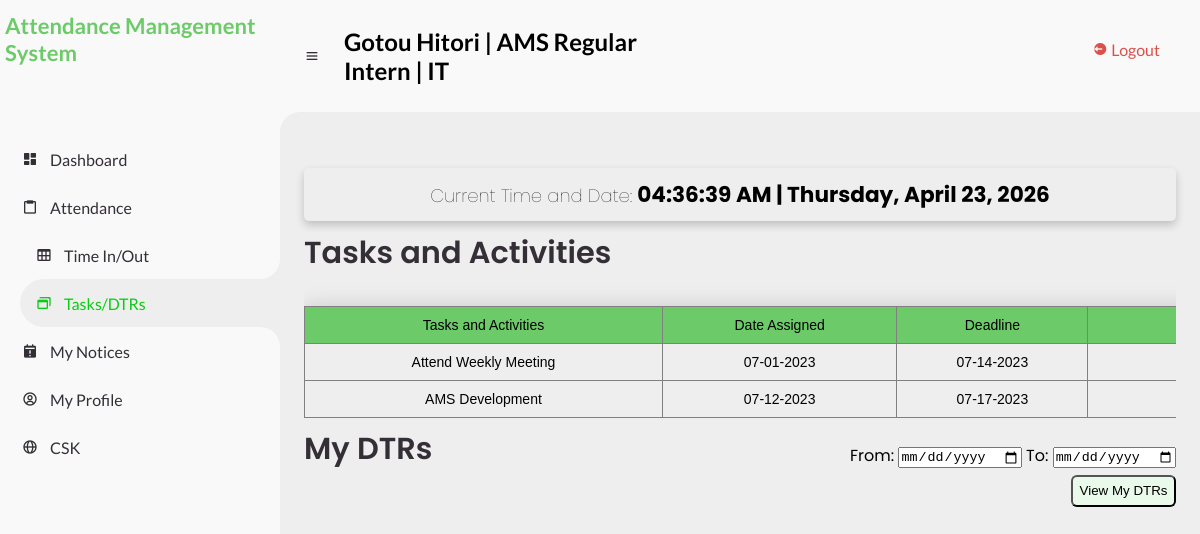
The page /int_emp_dtr_view.php (signed in) on the database its author committed.
### tables this page shows
CREATE TABLE `int_info` (
  `id` int(11) NOT NULL,
  `name` varchar(255) NOT NULL,
  `department` enum('HR','Marketing','Accounting','IT','Admin') NOT NULL,
  `position` varchar(255) NOT NULL DEFAULT 'Intern',
  `start_date` date NOT NULL,
  `work_days` varchar(255) NOT NULL,
  `work_hrs` varchar(255) NOT NULL,
  `hr_req` int(3) NOT NULL,
  `hr_ren` int(3) NOT NULL DEFAULT 0,
  `hr_left` int(3) NOT NULL DEFAULT 0
);

CREATE TABLE `tasks_activities` (
  `id` int(11) NOT NULL,
  `name` varchar(255) NOT NULL,
  `department` varchar(255) NOT NULL,
  `task_name` varchar(255) NOT NULL,
  `task_date_assigned` datetime NOT NULL,
  `task_deadline` datetime NOT NULL,
  `task_from` varchar(255) NOT NULL
);

### int_emp_dtr_view.php (the view, shortened to what this page needs)
<?php
include 'connects.php';
$name = $_SESSION['username'];
$position = $_SESSION['position'];
if ($position == "employee") {
    $query = "SELECT name, department, position, start_date, work_days, work_hrs FROM emp_info WHERE name='$name'";
} else {
    $query = "SELECT name, department, position, start_date, hr_req, hr_ren, hr_left FROM int_info WHERE name='$name'";
}
$result = mysqli_query($conn, $query);
$row = mysqli_fetch_assoc($result);
?>
<html lang="en">
<head>
    <link href='https://unpkg.com/boxicons@2.0.9/css/boxicons.min.css' rel='stylesheet'>
    <link rel="stylesheet" href="css/dtr.css">
</head>
<body>
	<section id="sidebar">
    <a href="admin_dash.php" class="brand">
        <img src="images/CSK Logo.png" alt="" class="logo">
        <span class="text">Attendance Management System</span>
    </a>
    <ul class="side-menu top">
        <li>
            <a href="reg_dash.php">
                <i class='bx bxs-dashboard'></i>
                <span class="text">Dashboard</span>
            </a>
        </li>
        <li>
            <a id="switch" style="cursor: default;">
                <i class='bx bx-clipboard'></i>
                <span class="text">Attendance</span>
            </a>
        </li>
        <div class="dropdown">
            <li>
                <a href="reg_inout.php">
                    <i class='bx bx-table'></i>
                    <span class="text">Time In/Out</span>
                </a>
            </li>
            <li class="active">
                <a href="int_emp_dtr_view.php">
                    <i class='bx bx-windows'></i>
                    <span class="text">Tasks/DTRs</span>
                </a>
            </li>
        </div>
			<li>
				<a href="under_dev.html">
					<i class='bx bxs-calendar-exclamation' ></i>
					<span class="text">My Notices</span>
				</a>
			</li>
			<li>
				<a href="under_dev.html">
					<i class='bx bx bx-user-circle'></i>
					<span class="text">My Profile</span>
				</a>
			</li>
            <li>
				<a href="under_dev.html">
					<i class='bx bx-globe'></i>
					<span class="text">CSK</span>
				</a>
			</li>
		</ul>
	</section>
    <section id="content">
        <nav>
            <i class='bx bx-menu'></i>
            <h2><?php echo $_SESSION['username'];
                echo " | ";
                echo "AMS Regular";
                echo "<br>";
                echo $row['position'];
                echo " | ";
                echo $row['department'];
                ?></h2>
            <li>
                <a href="logout.php" class="logout">
                    <i class='bx bxs-log-out-circle'></i>
                    <span class="text">Logout</span>
                </a>
            </li>
        </nav>
        <main>
            <div class="input-box">
                <ul class="box-info">
                    <div class="input-field">
                        <div class="date-time">
                            <h1>Current Time and Date: <span id="live-time"></span></h1>
                        </div>
                    </div>
                </ul>
            </div>
            <?php
            $name = $_SESSION['username'];
            $department = $row['department'];
            $names = explode(" ", $name);
            $first_name = $names[0];
            $last_name = $names[1];
            $tasks_activities_sql = "SELECT *,
            DATE_FORMAT(task_date_assigned, '%m-%d-%Y') AS formatted_date_assigned,
            DATE_FORMAT(task_deadline, '%m-%d-%Y') AS formatted_deadline
            FROM tasks_activities
            WHERE (name = '$name' AND department = '$department')
            OR (name = '$first_name $last_name' AND department = '$department')
            OR (name = '$last_name $first_name' AND department = '$department')
            OR (name = '' AND department = '$department')
            OR (name = '' AND department = 'All Departments')
            ORDER BY task_date_assigned";
            $tasks_activities_result = mysqli_query($conn, $tasks_activities_sql);
            ?>
            <div class="head-title">
                <div class="left">
                    <h1>Tasks and Activities</h1>
                </div>
            </div>
            <div class="tg-wrap">
                <table style="width: 100%" class="tg">
                    <tbody>
                        <tr>
                            <th class="tg-0pky">Tasks and Activities</th>
                            <th class="tg-0pky">Date Assigned</th>
                            <th class="tg-0pky">Deadline</th>
                            <th class="tg-0pky">From</th>
                        </tr>
                        <?php
                        while ($row = mysqli_fetch_assoc($tasks_activities_result)) {
                            echo '<tr>';
                            echo '<td class="tg-0pky">' . $row['task_name'] . '</td>';
                            echo '<td class="tg-0pky">' . $row['formatted_date_assigned'] . '</td>';
                            echo '<td class="tg-0pky">' . $row['formatted_deadline'] . '</td>';
                            echo '<td class="tg-0pky">' . $row['task_from'] . '</td>';
                            echo '</tr>';
                        }
                        ?>
                    </tbody>
                </table>
            </div>
            <?php
            $fromDate = isset($_GET['from_date']) ? $_GET['from_date'] : '';
            $toDate = isset($_GET['to_date']) ? $_GET['to_date'] : '';
                ?>
                <div class="head-title">
                    <div class="left">
                        <h1>My DTRs</h1>
                    </div>
                </div>
                <form class="filter" method="get">
                    <div class="filter-department">
                        <label for="from_date">From:</label>
                        <input type="date" name="from_date" id="from_date" value="<?php echo $fromDate; ?>">
                        <label for="to_date">To:</label>
                        <input type="date" name="to_date" id="to_date" value="<?php echo $toDate; ?>">
                    </div>
                    <button class="filter-btn" type="submit">View My DTRs</button>
                </form>
    </main>
</body>
</html>

### rows shown on the page
int_info: position "Intern", department "IT"
tasks_activities: task_name "Attend Weekly Meeting", formatted_date_assigned "07-01-2023", formatted_deadline "07-14-2023"
tasks_activities: task_name "AMS Development", formatted_date_assigned "07-12-2023", formatted_deadline "07-17-2023"

### other values the page prints
$_SESSION['username'] "Gotou Hitori"
